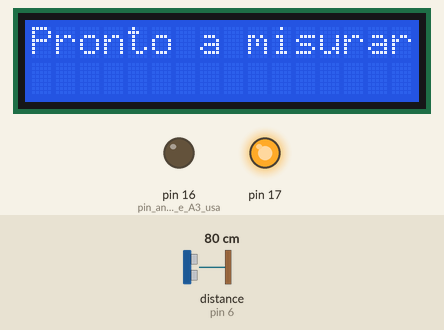
Simulated run of this sketch. Board: Arduino Uno, built with avr-gcc and run on an emulated ATmega328P. On the bench: 16×2 character LCD, output pins drawn as LEDs (lit = HIGH). Wiring (inferred from the names in the program): ultrasonic range finder: trigger pin 5; echo pin 6. The inputs (shaded band) are chosen by the test bench; at power-on: distance to the obstacle (sensor on pin 6) 80 cm. The echo pulse lasts 58.3 µs per cm; pins used as bus, display or sensor lines are not drawn; what the sketch prints to the serial monitor is not drawn.

Above: at 1.2 s.
1.3 s: distance to the obstacle (sensor on pin 6) set to 4 cm
At 4.1 s:
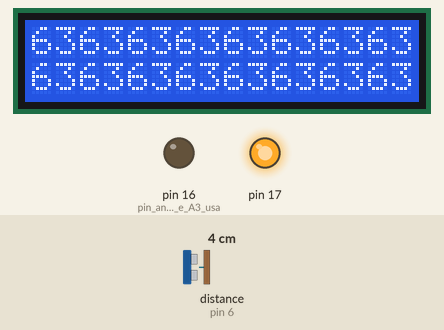
4.3 s: distance to the obstacle (sensor on pin 6) set to 9 cm
At 4.9 s:
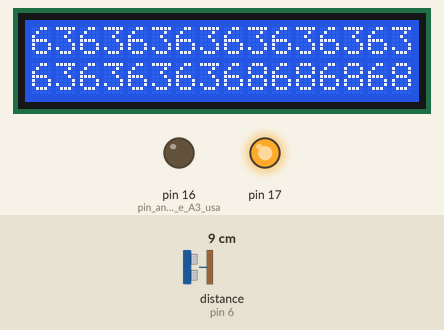
5.8 s: distance to the obstacle (sensor on pin 6) set to 18 cm
At 7.29 s:
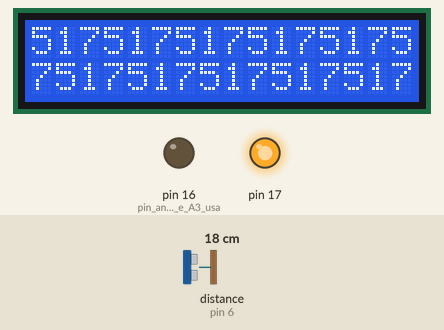

Measured:
- after the input at 1.3 s, the display: first changes after 0.63 s (image 1 shows a later state)
- after the input at 4.3 s, the display: first changes at once (image 2 shows a later state)
- what the display in image 2 shows lasts 0.7 s, from 4.5 s to 5.2 s
- what the display in image 3 shows lasts 0.5 s, from 7.0 s to 7.5 s

The sketch:

3_distanza_intervallo_di_tempo_velocit__del_suono.ino
```cpp
// ESPERIMENTO di calcolo della velocità del suono

// Materiale: vedere i due esperimenti precedenti

// OBIETTIVO: calcolare la velocità del suono

// PROCEDURA: Collegare il segnale echo all'oscilloscopio (e le messe a Terra in comune),
//            misurare l'intervallo di tempo e dividerlo per due;
//            dividere la distanza per l'intervallo di tempo e verificare che escono circa 340 m/s


// °°°°°°°°°°°°°°°°°°°°°°°°°°° IMPOSTAZIONI INIZIALI

#include <Wire.h>    // Librerie utili per display LCD1602 con interfaccia I2C
#include <LiquidCrystal_I2C.h>

#define VCC 4       // Dichiarazione dei pin digitali di comunicazione tra sensore e Arduino
#define TRIGGER 5   // e anche di alimentazione, utile per montare il sensore direttamente su scheda UNO
#define ECHO  6
#define GND 7

LiquidCrystal_I2C lcd(0x27, 16, 2);   // Imposta l'indirizzo I2C del display a 0x27


// Struttura dello sketch, viene eseguita una sola volta all'avvio e poi dopo ogni reset
void setup(){
  pinMode(TRIGGER, OUTPUT);   // Il sensore riceve dati da Arduino tramite il TRIGGER
  pinMode(ECHO, INPUT);       // Il sensore invia dati ad Arduino tramite l'ECHO
  Serial.begin(9600);         // La porta seriale riceve/invia dati alla velocità di 9600 bit/s (effettivi 7680)
  pinMode(VCC, OUTPUT);
  digitalWrite(VCC, HIGH);
  pinMode(GND, OUTPUT);
  digitalWrite(GND, LOW);

  pinMode(16,OUTPUT);  // pin analogici A2 e A3 usati come digitali, per alimentazione al display, nel caso serva
  digitalWrite(16,LOW);
  pinMode(17,OUTPUT);
  digitalWrite(17,HIGH);

	lcd.begin();          // inizializza il display, accende la retroilluminazione e invia messaggio di ok
	lcd.backlight();
	lcd.print("Pronto a misurare");
}


// °°°°°°°°°°°°°°°°°°°°°°° PARTE ESECUTIVA PRINCIPALE

void loop(){    //Struttura dello sketch, viene eseguita ripetutamente
  // Arduino invia un impulso di 10 microsecondi al sensore,
  // il quale invia un treno di otto onde sonore a 40 kHz verso l'ostacolo.
  digitalWrite(TRIGGER, LOW);
  delayMicroseconds(2);
  digitalWrite(TRIGGER, HIGH);
  delayMicroseconds(10);
  digitalWrite(TRIGGER, LOW);

  // Il sensore riceve il treno di onde e invia ad Arduino l'intervallo di tempo tra invio e arrivo
  long durata = pulseIn(ECHO, HIGH);

  // Calcoliamo la distanza tra sensore e oggetto usando il valore, in condizioni standard,
  // della velocità del suono in aria secca. [Considerare sensibilità 3 mm per SR04 e 2 mm per SRF05]
  long distanza = 10 * 0.034 * durata / 2 ;   // fattore 10 per i millimetri

  // Stampa su monitor/plotter seriale la distanza in centimetri.
  if(distanza<500 && distanza>20){   // Struttura di controllo per vedere meglio i dati sul plotter

    Serial.println(distanza);
    lcd.print(distanza);
  }
  delay(50);   // Il minimo pare sia 30 ms.
}


// Fonti per sensore: corso Aliverti oppure Howtomechatronics, commenti miei
// Fonte per LCD commento in corso Aliverti 219, diverso dallo sketch
// ecco qui http://scienceclub.org.au/download/1602-lcd-display-serial-connection-arduino-library/
// Inoltre: modifica mia per VCC e GND su pin analogici, se non va LCD non dimenticare i2cscanner.ino

// giugno 2021, ancora da testare


/*

// ESPERIMENTO DI INTRODUZIONE AL SENSORE A ULTRASUONI HC-SR04 o HY-SRF05

#define TRIGGER 7   // Dichiarazione dei pin digitali di comunicazione tra sensore e Arduino
#define ECHO  6


void setup(){   // Struttura dello sketch, viene eseguita una sola volta all'avvio e poi dopo ogni reset
  pinMode(TRIGGER, OUTPUT);   // Il sensore riceve dati da Arduino tramite il TRIGGER
  pinMode(ECHO, INPUT);   // Il sensore invia dati ad Arduino tramite l'ECHO
  Serial.begin(9600);    // La porta seriale riceve/invia dati alla velocità di 9600 bit/s (effettivi 7680)
}


void loop(){     //Struttura dello sketch, viene eseguita ripetutamente
  digitalWrite(TRIGGER, LOW);      // Arduino invia un impulso di 10 microsecondi al sensore,
  delayMicroseconds(2);            // il quale invia un treno di otto onde sonore a 40 kHz verso l'ostacolo.
  digitalWrite(TRIGGER, HIGH);
  delayMicroseconds(10);
  digitalWrite(TRIGGER, LOW);

  long durata = pulseIn(ECHO, HIGH);     // Il sensore riceve il treno di onde e invia ad Arduino
                                         // l'intervallo di tempo tra invio e arrivo

  // Calcoliamo la distanza tra sensore e oggetto usando il valore, in condizioni standard,
  // della velocità del suono in aria secca. [Considerare sensibilità 3 mm per SR04 e 2 mm per SRF05]
  long distanza = 10 * 0.034 * durata / 2 ;   // fattore 10 per i millimetri

  // Stampa su monitor/plotter seriale la distanza in centimetri.
  if(distanza<500 && distanza>20){   // Struttura di controllo per vedere meglio i dati sul plotter

    Serial.println(distanza);
  }
  delay(500);   // Il minimo pare sia 30 ms.
}

// Fonti: corso Aliverti oppure Howtomechatronics, commenti miei

*/


/*

// MODIFICATO PER ESPERIMENTO MOTO ARMONICO CON NANO, BREADBOARD, ELASTICO, PARETE E LAVAINSALATA

// ESPERIMENTO DI INTRODUZIONE AL SENSORE A ULTRASUONI SR04 o SRF05

// Dichiarazione dei pin digitali di comunicazione tra sensore e Arduino
#define VCC 4
#define TRIGGER 5
#define ECHO  6
#define GND 7


// Struttura dello sketch, viene eseguita una sola volta all'avvio e poi dopo ogni reset
void setup(){
  pinMode(TRIGGER, OUTPUT);   // Il sensore riceve dati da Arduino tramite il TRIGGER
  pinMode(ECHO, INPUT);   // Il sensore invia dati ad Arduino tramite l'ECHO
  Serial.begin(9600);    // La porta seriale riceve/invia dati alla velocità di 9600 bit/s (effettivi 7680)
  pinMode(VCC, OUTPUT);
  digitalWrite(VCC, HIGH);
  pinMode(GND, OUTPUT);
  digitalWrite(GND, LOW);
}


//Struttura dello sketch, viene eseguita ripetutamente
void loop(){

  // Arduino invia un impulso di 10 microsecondi al sensore,
  // il quale invia un treno di otto onde sonore a 40 kHz verso l'ostacolo.
  digitalWrite(TRIGGER, LOW);
  delayMicroseconds(2);
  digitalWrite(TRIGGER, HIGH);
  delayMicroseconds(10);
  digitalWrite(TRIGGER, LOW);

  // Il sensore riceve il treno di onde e invia ad Arduino l'intervallo di tempo tra invio e arrivo
  long durata = pulseIn(ECHO, HIGH);

  // Calcoliamo la distanza tra sensore e oggetto usando il valore, in condizioni standard,
  // della velocità del suono in aria secca. [Considerare sensibilità 3 mm per SR04 e 2 mm per SRF05]
  long distanza = 10 * 0.034 * durata / 2 ;   // fattore 10 per i millimetri

  // Stampa su monitor/plotter seriale la distanza in centimetri.
  if(distanza<500 && distanza>20){   // Struttura di controllo per vedere meglio i dati sul plotter

    Serial.println(distanza);
  }
  delay(50);   // Il minimo pare sia 30 ms.
}

// Fonti: corso Aliverti oppure Howtomechatronics, commenti miei

*/
```
